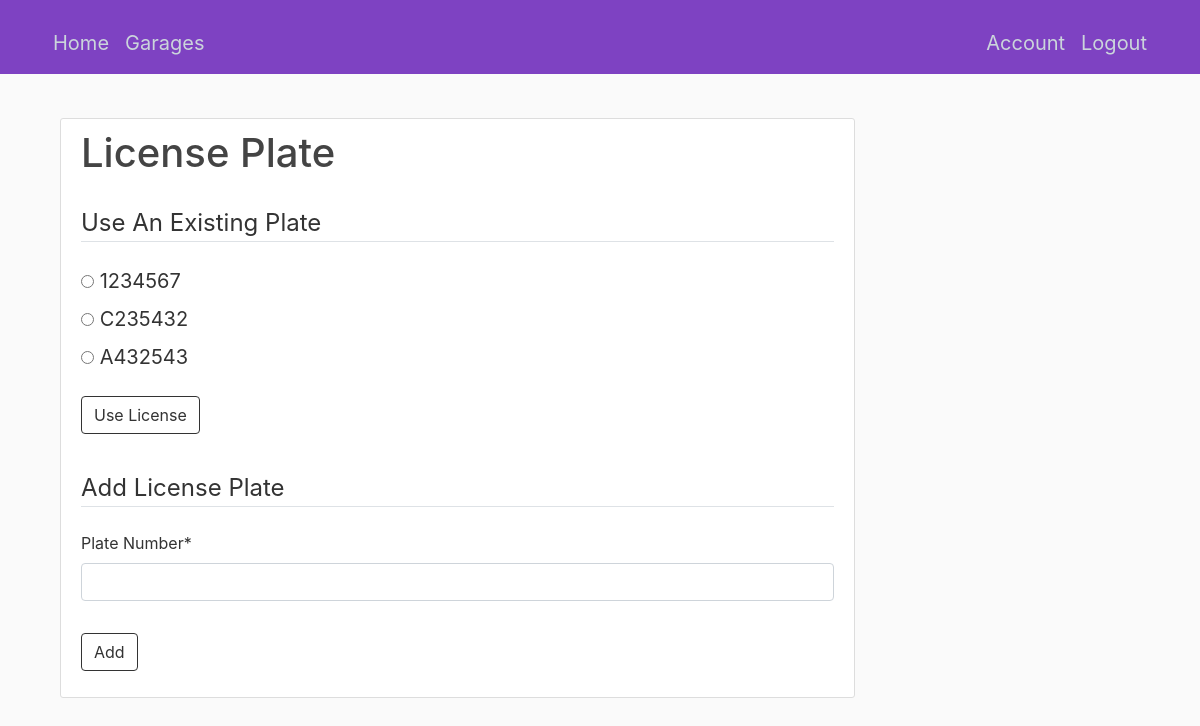
The page /parkview/license/ (signed in) on the database its author committed.
### parkview/models.py (models this page shows, shortened)
class License(models.Model):
    value = models.CharField(max_length=7, unique=True)
    owner = models.ForeignKey(Customer, on_delete=models.PROTECT, related_name='licenses')

### parkview/views.py (the view, shortened to what this page needs)
# urls.py: path('license/', views.add_license, name='license')
def add_license(request):
    add_form = AddLicenseForm()
    context = {
        'title': 'Payments',
        'form': add_form
    }
    if str(request.user) != 'AnonymousUser':
        licenses = request.user.customer.licenses.all()
        context = {**context, **{'licenses': licenses}}
    return render(request, 'parkview/add-license.html', context)

### parkview/forms.py
class AddLicenseForm(forms.ModelForm):
    value = forms.CharField(max_length=7, label='Plate Number')
    class Meta:
        model = License
        fields = ['value']

### accounts/models.py (called while the page is built)
    def __str__(self):
        return f'user {self.email}'

### parkview/templates/parkview/add-license.html (shortened to what this page needs)
{% extends "accounts/base.html" %}
{% load crispy_forms_tags %}
{% block content %}
<div class="container jumbo">
    <div class="content-section">
        <div class="media">
            <div class="media-body">
                <h2 class="account-heading">License Plate</h2>
            </div>
        </div>
        {% if licenses and licenses|length >= 1 %}
        <form method="POST">
            <fieldset class="form-group">
                <div class="move">
                <legend class="border-bottom mb-4">Use An Existing Plate</legend>
                {% for license in licenses %}
                    <div class="radiobtn">
                    <input type="radio" name="choice" id="choice{{ forloop.counter }}" value="{{ license.id }}">
                    <label for="choice{{ forloop.counter }}">{{ license.value }}</label>
                {% endfor %}
                </div>
            </fieldset>
            <div class="form-group">
                <input class="btn btn-outline-info" type="submit" value="Use License">
            </div>
        </form>
        {% endif %}
        <form method="POST">
            <fieldset class="form-group">
                <div class="move">
                <legend class="border-bottom mb-4">Add License Plate</legend>
                {{ form | crispy }}
                </div>
            </fieldset>
            <div class="form-group">
                <button class="btn btn-outline-info" type="submit">Add</button>
            </div>
        </form>
    </div>
</div>
{% endblock content %}

### accounts/static/accounts/main.css (style rules this page uses)
body { background: #fafafa; color: #333333; margin-top: 5rem; }
h1, h2, h3, h4, h5, h6 { color: #444444; }
.content-section { background: #ffffff; padding: 10px 20px; border: 1px solid #dddddd; border-radius: 3px; margin-bottom: 20px; }
.account-heading { font-size: 2.5rem; }
.jumbo { padding-top: 38px; padding-bottom: 20px; }
.btn-outline-info { border-color: #333; color: #333 }
.radiobtn { font-size: 20px; }
.move { padding-top: 20px; }

### rows shown on the page
License: value "1234567"
License: value "C235432"
License: value "A432543"
